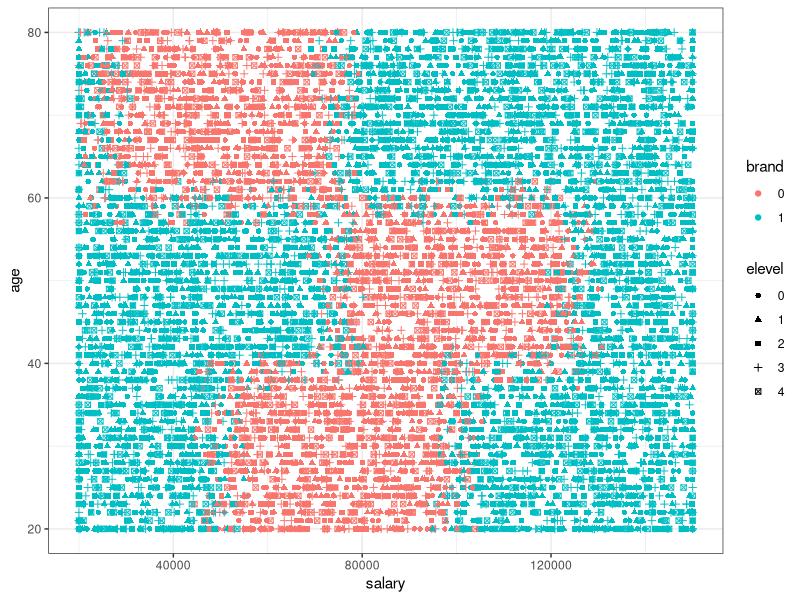

R code for this plot:
# what the program does: ####
# explore data and visualisation

# load libraries ####
library(ggplot2)
theme_set(theme_bw())


# initializations ####
# setwd("C:/Users/jeron/ubiqumR/M1T1")

# load data ####

Responses <- read.csv('../CompleteResponses.csv')

# transform y and some x vars to factor levels ####
Responses$brand <- factor(Responses$brand, ordered = FALSE)
# Responses$age <- cut(Responses$age, breaks = 30, labels=1:30)
# Responses$salary <- cut(Responses$salary, breaks = 50, labels = 1:50)
Responses$elevel <- factor(Responses$elevel, ordered = FALSE)
# below: to include the labels with salary instead of levels
# Responses$salary <- cut(Responses$salary, breaks = 20, labels=1:20)

# visualisations with ggplot ####
# Scatterplot
qplot(salary, age, data=Responses, shape = elevel, color = brand)

# gg <- ggplot(Responses, aes(x=salary, y=brand))

# plot(gg)

